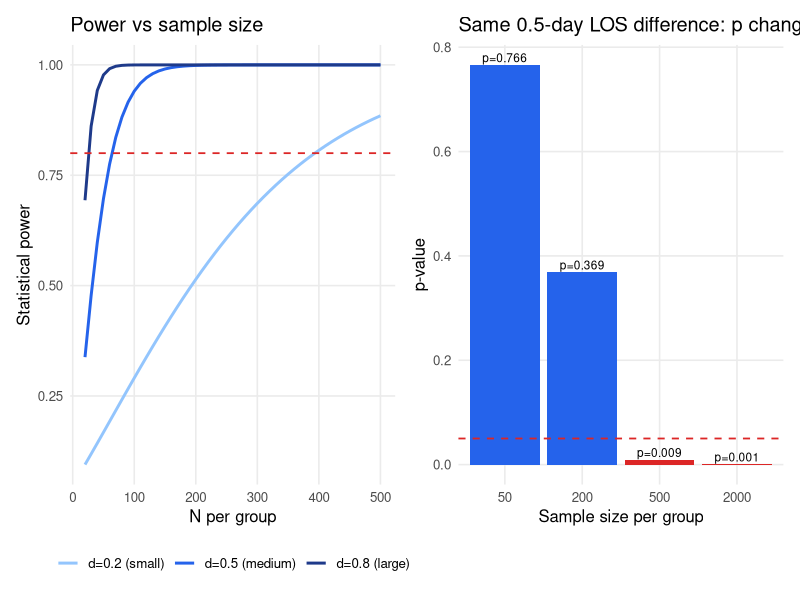
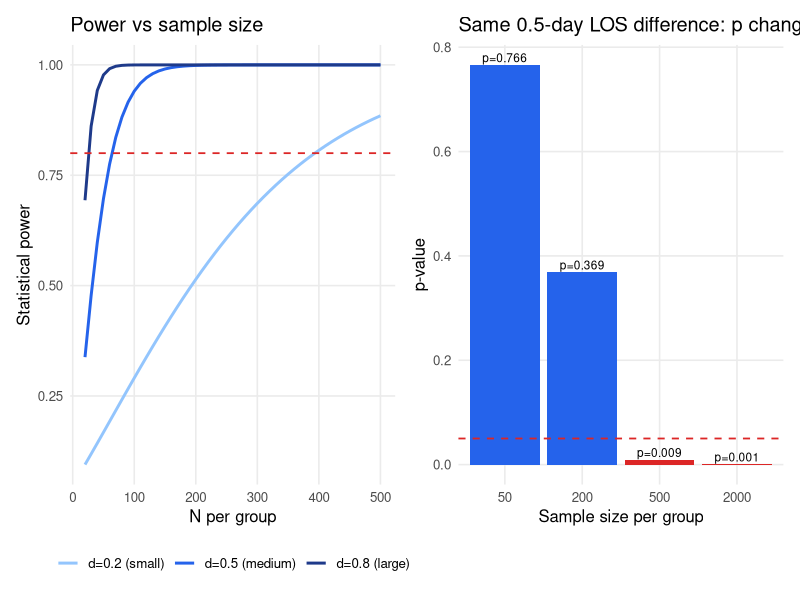
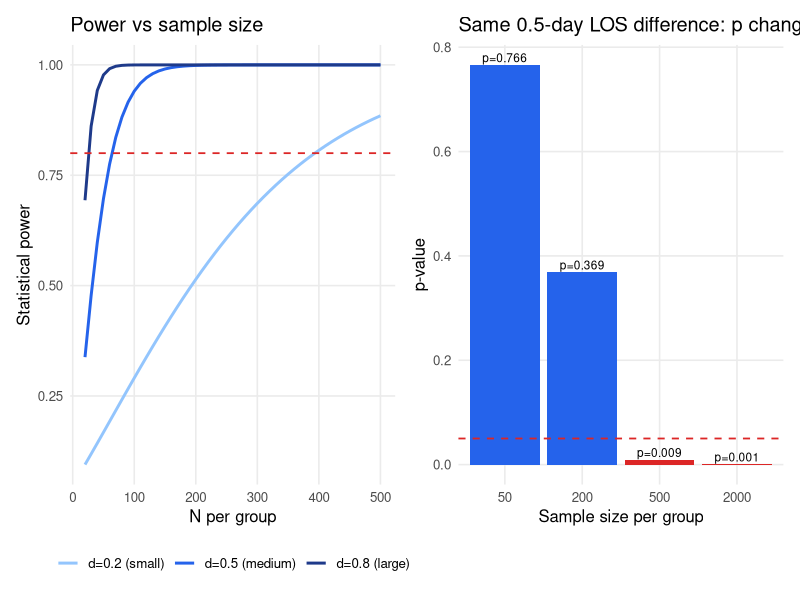

These figures' R source, in order:
## ---- chunk 1
library(dplyr)
library(tidyr)
library(ggplot2)
library(broom)
library(patchwork)
library(tibble)

theme_set(
  theme_minimal(base_size = 12) +
    theme(
      panel.background = element_rect(fill = "white", colour = NA),
      plot.background  = element_rect(fill = "white", colour = NA),
      panel.grid.minor = element_blank()
    )
)

mod03_dir <- file.path(tempdir(), "mod03")
dir.create(mod03_dir, showWarnings = FALSE, recursive = TRUE)

logistic <- function(x) 1 / (1 + exp(-x))

# ── Synthetic clinical dataset ────────────────────────────────────────────────
set.seed(42)
N <- 1000
base <- matrix(rnorm(N * 3), ncol = 3)

ages     <- as.integer(pmin(pmax(rnorm(N, 62, 16), 18), 95))
sexes    <- sample(c("M", "F"), N, replace = TRUE, prob = c(0.48, 0.52))
payers   <- sample(
  c("Medicare", "Medicaid", "Private", "Self-pay", "Other"),
  N, replace = TRUE, prob = c(0.40, 0.22, 0.28, 0.07, 0.03)
)
los_days <- as.integer(pmin(pmax(rgamma(N, shape = 2.5, scale = 1.8), 1), 30))
charges  <- round(los_days * runif(N, 1800, 4200), 2)

set.seed(99)
diabetes      <- rbinom(N, 1, logistic(0.6 * base[, 1] - 0.5))
hypertension  <- rbinom(N, 1, logistic(0.7 * base[, 1] - 0.2))
heart_failure <- rbinom(N, 1, logistic(0.4 * base[, 2] + 0.5 * hypertension - 1.5))
readmitted_30 <- rbinom(
  N, 1,
  logistic(-2.5 + 0.4 * heart_failure + 0.3 * diabetes + 0.2 * (los_days > 7))
)
admit_type <- sample(
  c("Emergency", "Elective", "Urgent", "Newborn"),
  N, replace = TRUE, prob = c(0.52, 0.30, 0.16, 0.02)
)

set.seed(21)
glucose    <- round(pmin(pmax(rnorm(N, 105 + 15 * diabetes, 28), 50), 400), 1)
creatinine <- round(pmin(pmax(rgamma(N, shape = 1.6 + 0.8 * heart_failure, scale = 0.6), 0.4), 10), 2)
hba1c      <- round(pmin(pmax(rnorm(N, 6.5 + 0.8 * diabetes, 1.4), 4), 14), 1)
sbp        <- round(pmin(pmax(rnorm(N, 128 + 12 * hypertension, 18), 80), 200), 0)

df <- tibble(
  patient_id    = sprintf("PT-%05d", seq_len(N)),
  age           = ages,
  sex           = sexes,
  payer         = payers,
  admit_type    = admit_type,
  los_days      = los_days,
  total_charge  = charges,
  diabetes      = diabetes,
  hypertension  = hypertension,
  heart_failure = heart_failure,
  readmitted_30 = readmitted_30,
  glucose       = glucose,
  creatinine    = creatinine,
  hba1c         = hba1c,
  sbp           = sbp
) |>
  mutate(
    age_group = cut(age, breaks = c(17, 44, 64, 74, 95),
                    labels = c("18-44", "45-64", "65-74", "75+"))
  )

cat(sprintf(
  "Dataset: %d x %d  |  Readmission rate: %.1f%%\n",
  nrow(df), ncol(df), mean(df$readmitted_30) * 100
))
print(summary(df |> select(where(is.numeric))))
## ---- chunk 2
# D'Agostino-Pearson analogue: moments test via Pearson's chi-square of skew + kurtosis
dagostino_pearson <- function(x) {
  x <- x[!is.na(x)]
  n <- length(x)
  m3 <- mean((x - mean(x))^3)
  m4 <- mean((x - mean(x))^4)
  s  <- sd(x)
  skew <- m3 / s^3
  kurt <- m4 / s^4 - 3
  z_skew <- skew / sqrt(6 / n)
  z_kurt <- kurt / sqrt(24 / n)
  stat <- z_skew^2 + z_kurt^2
  p <- pchisq(stat, df = 2, lower.tail = FALSE)
  list(statistic = stat, p.value = p)
}

normality_report <- function(series, name) {
  s <- series[!is.na(series)]
  skewness <- mean((s - mean(s))^3) / sd(s)^3
  if (length(s) < 50) {
    sw <- shapiro.test(s)
    stat <- unname(sw$statistic)
    p <- sw$p.value
    test_name <- "Shapiro-Wilk"
  } else {
    dp <- dagostino_pearson(s)
    stat <- dp$statistic
    p <- dp$p.value
    test_name <- "D'Agostino"
  }
  normal <- p > 0.05
  cat(sprintf(
    "  %-20s: skew=%+.2f | %s p=%.4f → %s\n",
    name, skewness, test_name, p,
    if (normal) "NORMAL" else "NON-NORMAL"
  ))
  normal
}

cat("Normality assessment:\n")
norm_results <- list()
for (pair in list(
  c("age", "Age"), c("los_days", "LOS"), c("total_charge", "Charge"),
  c("glucose", "Glucose"), c("creatinine", "Creatinine"), c("sbp", "SBP")
)) {
  col <- pair[[1]]; label <- pair[[2]]
  norm_results[[col]] <- normality_report(df[[col]], label)
}

cat("\nDecision summary:\n")
for (col in names(norm_results)) {
  rec <- if (norm_results[[col]]) "→ Use t-test / ANOVA" else "→ Use Mann-Whitney / Kruskal-Wallis"
  cat(sprintf("  %-15s: %s\n", col, rec))
}
## ---- chunk 3
# ── 4.1  Chi-square: sex × readmission ───────────────────────────────────────
ct <- table(df$sex, df$readmitted_30)
ct_m <- addmargins(ct)
cat("Contingency table — Sex × 30-day readmission:\n")
print(ct_m)

chi <- chisq.test(ct)
cramer_v <- sqrt(unname(chi$statistic) / (nrow(df) * min(nrow(ct) - 1, ncol(ct) - 1)))
cat(sprintf("\nChi-square: χ²=%.3f, df=%d, p=%.4f\n",
            unname(chi$statistic), chi$parameter, chi$p.value))
cat(sprintf("Effect size (Cramér V): %.3f\n", cramer_v))
cat(sprintf("Minimum expected count: %.1f (>5 = chi-square is appropriate)\n",
            min(chi$expected)))
## ---- chunk 4
# ── 4.2  Fisher's exact: small-cell scenario ─────────────────────────────────
# Rare outcome: heart failure among Newborn admissions
rare_ct <- table(df$admit_type == "Newborn", df$heart_failure)
cat("Contingency table — Newborn vs other × Heart failure:\n")
print(rare_ct)

ft <- fisher.test(rare_ct)
cat(sprintf("\nFisher's exact test: OR=%.3f, p=%.4f\n", unname(ft$estimate), ft$p.value))
cat("→ Use Fisher's exact when any expected cell count < 5\n")
## ---- chunk 5
# ── 4.3  Relative Risk and Odds Ratio ─────────────────────────────────────────
rr_or_correct <- function(exposed, outcome, label = "") {
  a <- sum(exposed == 1 & outcome == 1)
  b <- sum(exposed == 1 & outcome == 0)
  c <- sum(exposed == 0 & outcome == 1)
  d <- sum(exposed == 0 & outcome == 0)
  n_exp <- a + b; n_unexp <- c + d
  risk_e <- a / n_exp; risk_u <- c / n_unexp
  RR <- risk_e / risk_u
  OR <- if (b * c > 0) (a * d) / (b * c) else NA_real_
  se_log_rr <- sqrt((1 - risk_e) / a + (1 - risk_u) / c)
  se_log_or <- sqrt(1 / a + 1 / b + 1 / c + 1 / d)
  rr_lo <- exp(log(RR) - 1.96 * se_log_rr)
  rr_hi <- exp(log(RR) + 1.96 * se_log_rr)
  or_lo <- exp(log(OR) - 1.96 * se_log_or)
  or_hi <- exp(log(OR) + 1.96 * se_log_or)
  cat(sprintf("\n%s\n", label))
  cat(sprintf("  RR = %.2f (95%% CI: %.2f–%.2f)\n", RR, rr_lo, rr_hi))
  cat(sprintf("  OR = %.2f (95%% CI: %.2f–%.2f)\n", OR, or_lo, or_hi))
}

rr_or_correct(df$diabetes, df$readmitted_30, "Diabetes → 30-day readmission")
rr_or_correct(df$heart_failure, df$readmitted_30, "Heart failure → 30-day readmission")
## ---- chunk 6
# ── 5.1  LOS by readmission status (non-normal → Mann-Whitney U) ─────────────
g0 <- df$los_days[df$readmitted_30 == 0]
g1 <- df$los_days[df$readmitted_30 == 1]

mw <- wilcox.test(g0, g1, alternative = "two.sided", exact = FALSE)
# Wilcoxon rank-sum W is the Mann-Whitney U for the first sample
stat_mw <- unname(mw$statistic)
r_rb <- 1 - (2 * stat_mw) / (length(g0) * length(g1))

cat("LOS by 30-day readmission status (Mann-Whitney U)\n")
cat(sprintf("  Not readmitted: median = %.1f days [IQR: %.1f–%.1f]\n",
            median(g0), quantile(g0, 0.25), quantile(g0, 0.75)))
cat(sprintf("  Readmitted    : median = %.1f days [IQR: %.1f–%.1f]\n",
            median(g1), quantile(g1, 0.25), quantile(g1, 0.75)))
cat(sprintf("  U = %.0f, p = %.4f\n", stat_mw, mw$p.value))
cat(sprintf("  Rank-biserial r = %.3f  (|r|>0.1 small, >0.3 medium, >0.5 large)\n", r_rb))
## ---- chunk 7
# ── 5.2  SBP by sex (normal → Welch t-test) ──────────────────────────────────
m_sbp <- df$sbp[df$sex == "M"]
f_sbp <- df$sbp[df$sex == "F"]

# Brown-Forsythe (median-centred Levene) for equal variance
levene_bf <- function(x, g) {
  med <- tapply(x, g, median)
  z <- abs(x - med[as.character(g)])
  summary(aov(z ~ factor(g)))[[1]][["Pr(>F)"]][1]
}
lev_p <- levene_bf(c(m_sbp, f_sbp), c(rep("M", length(m_sbp)), rep("F", length(f_sbp))))
equal_var <- lev_p > 0.05

tt <- t.test(m_sbp, f_sbp, var.equal = equal_var)
pooled_sd <- sqrt(
  ((length(m_sbp) - 1) * sd(m_sbp)^2 + (length(f_sbp) - 1) * sd(f_sbp)^2) /
    (length(m_sbp) + length(f_sbp) - 2)
)
cohen_d <- (mean(m_sbp) - mean(f_sbp)) / pooled_sd

cat(sprintf("SBP by sex — %s t-test\n", if (!equal_var) "Welch" else "Student"))
cat(sprintf("  Males  : %.1f ± %.1f mmHg\n", mean(m_sbp), sd(m_sbp)))
cat(sprintf("  Females: %.1f ± %.1f mmHg\n", mean(f_sbp), sd(f_sbp)))
cat(sprintf("  Levene p=%.3f → %s\n", lev_p,
            if (!equal_var) "Unequal variances → Welch" else "Equal variances → Student"))
cat(sprintf("  t = %.3f, p = %.4f\n", unname(tt$statistic), tt$p.value))
cat(sprintf("  Cohen's d = %.3f  (|d|<0.2 trivial, <0.5 small, <0.8 medium, ≥0.8 large)\n", cohen_d))
## ---- chunk 8
# ── 6.1  ANOVA: LOS across payer groups (Kruskal-Wallis — non-normal) ─────────
kw <- kruskal.test(los_days ~ factor(payer), data = df)

cat("LOS across payer groups (Kruskal-Wallis test)\n")
cat(sprintf("H = %.3f, p = %.4f\n\n", unname(kw$statistic), kw$p.value))
cat("Median LOS by payer:\n")
print(
  df |>
    group_by(payer) |>
    summarise(Median = median(los_days), Mean = mean(los_days), N = n(), .groups = "drop") |>
    arrange(desc(Median)) |>
    mutate(across(c(Median, Mean), ~ round(.x, 1)))
)
## ---- chunk 9
# ── 6.2  ANOVA: Glucose across age groups (normal → one-way ANOVA) ────────────
aov_glu <- aov(glucose ~ age_group, data = df)
aov_sum <- summary(aov_glu)[[1]]
cat(sprintf("Glucose by age group — One-way ANOVA: F=%.3f, p=%.4f\n",
            aov_sum[["F value"]][1], aov_sum[["Pr(>F)"]][1]))

# Post-hoc: Tukey HSD
tukey <- TukeyHSD(aov_glu, conf.level = 0.95)
cat("\nTukey HSD post-hoc comparisons:\n")
print(tukey)
## ---- chunk 10
# Test all 10 comorbidities against readmission — naive and corrected
COMORBS <- c("diabetes", "hypertension", "heart_failure", "ckd", "copd",
             "obesity", "afib", "depression", "anxiety", "sleep_apnea")
# Simulate flags for missing comorbidities
set.seed(55)
for (c in c("ckd", "copd", "obesity", "afib", "depression", "anxiety", "sleep_apnea")) {
  if (!c %in% names(df)) df[[c]] <- rbinom(N, 1, 0.15)
}

raw_p <- vapply(COMORBS, function(c) {
  chisq.test(table(df[[c]], df$readmitted_30))$p.value
}, numeric(1))

p_bonf <- p.adjust(raw_p, method = "bonferroni")
p_bh   <- p.adjust(raw_p, method = "BH")
reject_bonf <- p_bonf < 0.05
reject_bh   <- p_bh < 0.05

mc_df <- tibble(
  Comorbidity    = COMORBS,
  `Raw p`        = round(raw_p, 4),
  `Sig (α=0.05)` = raw_p < 0.05,
  `Bonferroni p` = round(p_bonf, 4),
  `Sig (Bonf)`   = reject_bonf,
  `BH FDR p`     = round(p_bh, 4),
  `Sig (BH)`     = reject_bh
)
cat("Multiple comparisons — 10 simultaneous chi-square tests:\n")
print(mc_df)
cat(sprintf("\nWith α=0.05:\n"))
cat(sprintf("  Naive:      %d significant\n", sum(raw_p < 0.05)))
cat(sprintf("  Bonferroni: %d significant  (most conservative)\n", sum(reject_bonf)))
cat(sprintf("  BH FDR:     %d significant   (recommended for exploratory analyses)\n", sum(reject_bh)))
## ---- chunk 11
# Power analysis: what N is needed to detect a clinically meaningful difference?
# Two-sided two-sample t-test power (equal n, equal variance)
t_power <- function(d, n, alpha = 0.05) {
  nu  <- 2 * n - 2
  ncp <- d * sqrt(n / 2)
  crit <- qt(1 - alpha / 2, nu)
  pt(-crit, nu, ncp = ncp) + (1 - pt(crit, nu, ncp = ncp))
}

solve_n_power <- function(d, alpha = 0.05, power = 0.80) {
  n <- 10
  while (t_power(d, n, alpha) < power && n < 1e5) n <- n + 1
  n
}

# Scenario: detecting a 1-day mean difference in LOS (SD ≈ 3.5 days)
effect_d <- 1.0 / 3.5   # Cohen's d for 1-day difference
n_needed <- solve_n_power(effect_d, alpha = 0.05, power = 0.80)
cat("To detect a 1-day mean LOS difference (SD=3.5 days):\n")
cat(sprintf("  Cohen's d = %.3f\n", effect_d))
cat(sprintf("  N per group needed (α=0.05, power=0.80): %d\n", n_needed))

# Panel A: Power vs N for different effect sizes
ns <- seq(20, 500, by = 10)
power_df <- bind_rows(lapply(list(
  list(d = 0.2, label = "d=0.2 (small)",  color = "#93C5FD"),
  list(d = 0.5, label = "d=0.5 (medium)", color = "#2563EB"),
  list(d = 0.8, label = "d=0.8 (large)",  color = "#1E3A8A")
), function(spec) {
  tibble(n = ns, power = vapply(ns, function(n) t_power(spec$d, n), numeric(1)),
         label = spec$label, color = spec$color)
}))

p_a <- ggplot(power_df, aes(n, power, colour = label)) +
  geom_line(linewidth = 1) +
  geom_hline(yintercept = 0.80, colour = "#DC2626", linetype = "dashed", linewidth = 0.6) +
  scale_colour_manual(
    values = c("d=0.2 (small)" = "#93C5FD", "d=0.5 (medium)" = "#2563EB",
               "d=0.8 (large)" = "#1E3A8A")
  ) +
  labs(x = "N per group", y = "Statistical power", title = "Power vs sample size",
       colour = NULL) +
  theme(legend.position = "bottom")

# Panel B: Statistical vs clinical significance illustration
set.seed(7)
ns_sim <- c(50, 200, 500, 2000)
sim_rows <- lapply(ns_sim, function(n) {
  g0s <- rnorm(n, 5.0, 3.5)
  g1s <- rnorm(n, 5.5, 3.5)   # 0.5-day difference (trivial)
  tt  <- t.test(g0s, g1s)
  tibble(n = as.character(n), p = tt$p.value, diff = mean(g1s) - mean(g0s))
})
sim_df <- bind_rows(sim_rows) |>
  mutate(sig = p < 0.05, n = factor(n, levels = as.character(ns_sim)))

p_b <- ggplot(sim_df, aes(n, p, fill = sig)) +
  geom_col() +
  geom_hline(yintercept = 0.05, colour = "#DC2626", linetype = "dashed", linewidth = 0.6) +
  geom_text(aes(label = sprintf("p=%.3f", p)), vjust = -0.3, size = 3) +
  scale_fill_manual(values = c("TRUE" = "#DC2626", "FALSE" = "#2563EB"), guide = "none") +
  labs(
    x = "Sample size per group", y = "p-value",
    title = "Same 0.5-day LOS difference: p changes with N (clinical significance ≠ statistical significance)"
  )

p_power <- p_a + p_b
print(p_power)
ggsave(file.path(mod03_dir, "power_significance.png"), p_power,
       width = 13, height = 5, dpi = 120)

cat("\nKey insight: With N=2000, a trivial 0.5-day LOS difference becomes 'significant'.\n")
cat("Always report effect sizes alongside p-values.\n")
## ---- chunk 12
ggsave(file.path(mod03_dir, "power_significance.png"), p_power,
       width = 13, height = 5, dpi = 120)
## ---- chunk 13
# Exercise 5 — effect size for the 0.3-day LOS example
set.seed(42)
g0_ex <- rnorm(5000, 5.0, 3.5)
g1_ex <- rnorm(5000, 5.3, 3.5)
tt_ex <- t.test(g0_ex, g1_ex)
d_ex  <- (mean(g1_ex) - mean(g0_ex)) / 3.5
cat(sprintf("p = %.4f, Cohen's d = %.3f\n", tt_ex$p.value, d_ex))
cat(sprintf("Difference = %.2f days\n", mean(g1_ex) - mean(g0_ex)))
cat("Cohen's d < 0.2 = trivial effect, regardless of p-value.\n")
